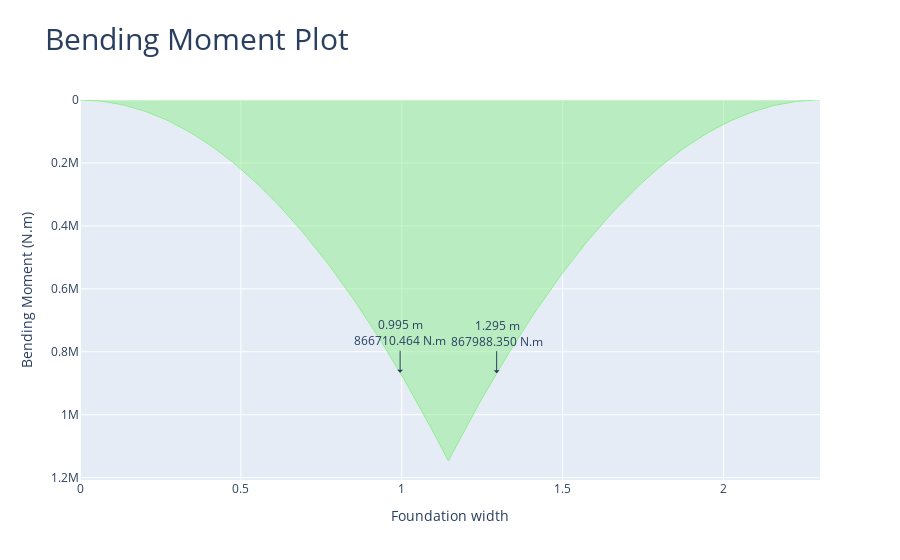

The notebook cell saved with this chart:
### Markdown cell above
#### Show the bending moment diagram in y direction showing the design bending moment

### Code cell
comb_footing_design.plot_bending_moment_Y()

### Figure 1 — Plotly figure (JSON) as saved in the notebook; plotly's stock layout.template omitted (floating-point values rounded to 4 significant figures; data arrays with more than 128 entries replaced by an {"elided": "..."} marker saying what was removed)
{"data": [{"fill": "tozeroy", "hovertemplate": "x: %{x:.3f} %{meta[0]}<br>f(x): %{y:.3f} %{meta[1]}", "line": {"color": "lightgreen", "width": 1}, "meta": ["m", "N.m"], "mode": "lines", "name": "Bending Moment", "type": "scatter", "x": {"elided": "204 float values"}, "y": {"elided": "204 float values"}}], "layout": {"annotations": [{"arrowhead": 1, "ax": 0, "ay": -40, "showarrow": true, "text": "0.995 m<br>866710.464 N.m", "x": 0.995, "xref": "x", "y": 866700.0, "yref": "y"}, {"arrowhead": 1, "ax": 0, "ay": -40, "showarrow": true, "text": "1.295 m<br>867988.350 N.m", "x": 1.295, "xref": "x", "y": 868000.0, "yref": "y"}], "title": {"font": {"size": 30}, "text": "Bending Moment Plot"}, "xaxis": {"title": {"text": "Foundation width"}}, "yaxis": {"autorange": "reversed", "title": {"text": "Bending Moment (N.m)"}}}}
